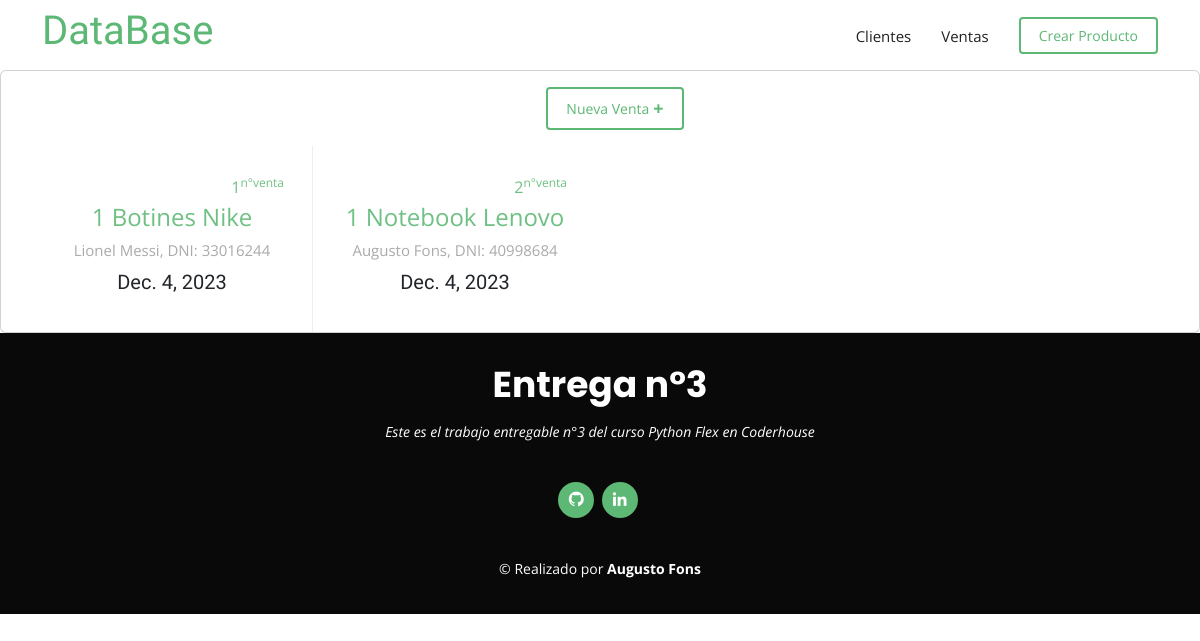
The page /ventas/ on the database as committed earlier.
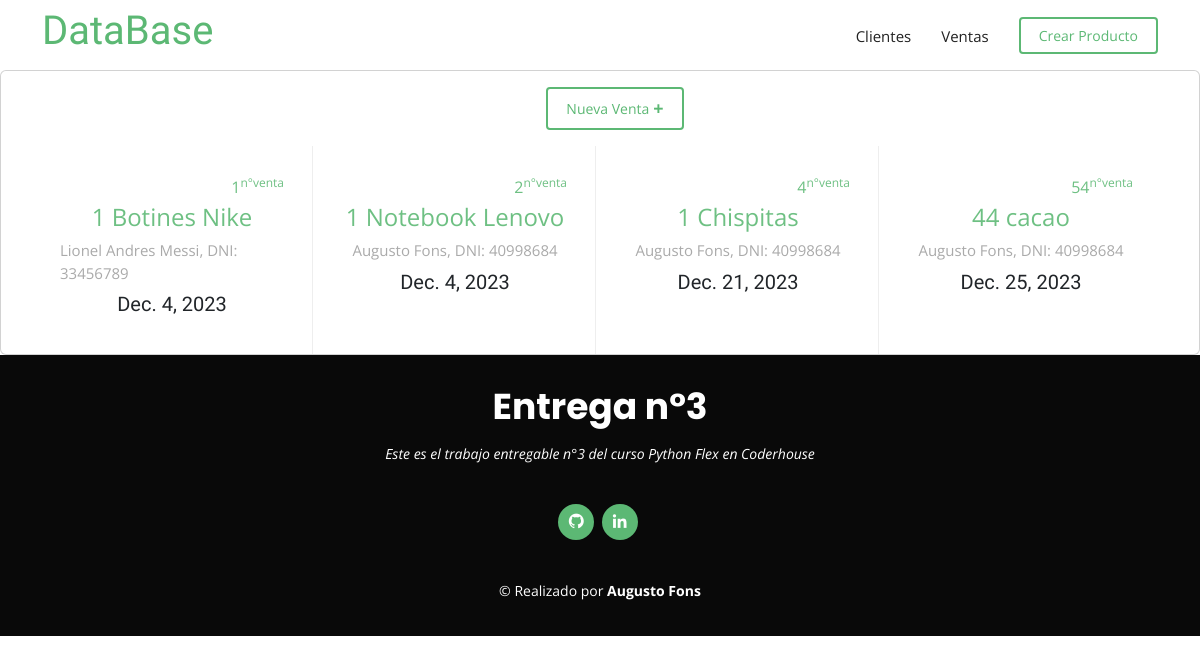
The same page on the database as committed later.
### ventas/models.py (models this page shows, shortened)
class Venta(models.Model):
    cliente= models.ForeignKey(Cliente, on_delete=models.CASCADE, related_name="ventas") #relacionar ambas tablas
    nro_venta= models.IntegerField()  #si borro un cliente, cascade borra todas las ventas de ese cliente, hay otras opciones como PROTECTED
    producto= models.CharField(max_length=50)   #related name es para cuando en la db escriba clientes.ventas obtenga las ventas relacionadas
    cantidad= models.IntegerField()
    fecha_de_venta= models.DateField()

class Cliente(models.Model):
    nombre= models.CharField(max_length=50) #charfield necesita que se le diga la maxima cantidad de caracteres
    documento= models.IntegerField()         #texfield no define maximo
    email= models.EmailField()
    def __str__(self):
        return self.nombre + ", DNI: " + str(self.documento)

### ventas/views.py (the view)
# urls.py: path('ventas/', VentaListView.as_view(), name="ventas"),
class VentaListView(ListView):
    model= Venta
    context_object_name= "ventas"
    template_name= "ventas.html"

### templates/ventas.html
{% extends "base.html" %}
{% load static %}
{% block contenido %}
<section id="card" class="card">
    <div class="container">
        <ul class="navbar" style="list-style: none; display: flex; justify-content: center;">
            <li >
                <a class="getstarted scrollto mt-3" href="/ventas/crear/">Nueva Venta <span style="font-size: large; font-weight: bolder; margin-left: 4px;"> +</span></a>
            </li>
        </ul>
        <div class="row no-gutters">
                {% for venta in ventas %}
                <div class="col-lg-3 col-md-5 content-item" style="display: flex; flex-direction: column; align-items: center;">
                    <span style="margin-left: auto; font-size: medium;">{{ venta.nro_venta }}<sup>n°venta</sup></span>
                    <span style="margin: 0 auto;">{{ venta.cantidad }} {{ venta.producto }}</span>
                    <p style="margin-top: 4px; margin-bottom: 8px;">{{ venta.cliente }}</p>
                    <h5>{{ venta.fecha_de_venta }}</h5>
                </div>
                {% empty %}
                    <div class="col-lg-3 col-md-5 content-item" style="display: flex; flex-direction: column; align-items: center;">
                        <p style="margin-top: 4px; margin-bottom: 8px;">No hay ventas</p>
                    </div>
                {% endfor %}
        </div>
    </div>
</section>
{% endblock %}

### templates/base.html (shortened to what this page needs)
{% load static %}
<!DOCTYPE html>
<html lang="en">
<head>
    <link href="{% static 'assets/vendor/animate.css/animate.min.css' %}" rel="stylesheet">
    <link href="{% static 'assets/vendor/bootstrap/css/bootstrap.min.css' %}" rel="stylesheet">
    <link href="{% static 'assets/vendor/bootstrap-icons/bootstrap-icons.css' %}" rel="stylesheet">
    <link href="{% static 'assets/vendor/boxicons/css/boxicons.min.css' %}" rel="stylesheet">
    <link href="{% static 'assets/css/style.css' %}" rel="stylesheet">
    <link rel="stylesheet" href="https://choices-js.github.io/Choices/assets/styles/choices.min.css" />
    <script src="https://choices-js.github.io/Choices/assets/scripts/choices.min.js"></script></head>
<body>
    <header id="header" class="d-flex align-items-center">
        <div class="container d-flex align-items-center" style="flex-wrap: wrap; justify-content: space-between;">
            <div><h1 class="me-auto"><a href="/">DataBase</a></h1></div>
            <nav id="navbar" class="navbar">
                <ul>
                    <li><a class="nav-link scrollto" href="/clientes/">Clientes</a></li>
                    <li><a class="nav-link scrollto" href="/ventas/">Ventas</a></li>
                    <li><a class="getstarted scrollto" href="/productos/crear/">Crear Producto</a></li>
                </ul>
            </nav>
        </div>
    </header>
    {% block contenido %}
    {% endblock %}
    <footer id="footer">
        <div class="container">
            <h3>Entrega n°3</h3>
            <p>Este es el trabajo entregable n°3 del curso Python Flex en Coderhouse</p>
            <div class="social-links">
                <a href="https://github.com/AugustoFons" class="github"><i class="bx bxl-github"></i></a>
                <a href="https://www.linkedin.com/in/augustofons/" class="linkedin"><i class="bx bxl-linkedin"></i></a>
            </div>
            <div class="copyright">
                &copy; Realizado por <strong><span>Augusto Fons</span></strong>
            </div>
        </div>
    </footer>
</body>
</html>

### static/assets/css/style.css (style rules this page uses)
body { font-family: "Open Sans", sans-serif; color: #444444; }
a { text-decoration: none; color: #5cb874; }
h1, h2, h3, h4, h5, h6 { font-family: "Raleway", sans-serif; }
#header { background: #fff; transition: all 0.5s; z-index: 997; height: 70px; }
.navbar { padding: 0; }
.navbar ul { margin: 0; padding: 0; display: flex; list-style: none; align-items: center; }
.navbar li { position: relative; }
.navbar a, .navbar a:focus { display: flex; align-items: center; justify-content: space-between; padding: 10px 0 8px 30px; font-size: 15px; color: #222222; white-space: nowrap; transition: 0.3s; }
.navbar .getstarted, .navbar .getstarted:focus { color: #5cb874; padding: 6px 18px; margin-left: 30px; border-radius: 4px; border: 2px solid #5cb874; transition: 0.3s; font-size: 14px; }
section { padding: 60px 0; }
.card { padding: 0; }
.card .row { overflow: hidden; }
.card .content-item { padding: 30px; border-left: 1px solid #eee; border-bottom: 1px solid #eee; margin: -1px; }
.card .content-item span { display: block; font-size: 24px; font-weight: 400; color: #6ec083; }
.card .content-item p { color: #aaaaaa; font-size: 15px; margin: 0; padding: 0; }
#footer { background: #090909; color: #fff; font-size: 14px; text-align: center; padding: 30px 0; }
#footer h3 { font-size: 36px; font-weight: 700; color: #fff; position: relative; font-family: "Poppins", sans-serif; padding: 0; margin: 0 0 15px 0; }
#footer p { font-size: 15; font-style: italic; padding: 0; margin: 0 0 40px 0; }
#footer .social-links { margin: 0 0 40px 0; }
#footer .social-links a { font-size: 18px; display: inline-block; background: #5cb874; color: #fff; line-height: 1; padding: 8px 0; margin-right: 4px; border-radius: 50%; text-align: center; width: 36px; height: 36px; transition: 0.3s; }
#footer .copyright { margin: 0 0 5px 0; }

Rows that differ between the two databases and show on the page:
changed through a linked row, Venta "Botines Nike": cliente "Lionel Messi, DNI: 33016244" → "Lionel Andres Messi, DNI: 33456789"
added Venta: nro_venta "4", cantidad "1", producto "Chispitas", cliente "Augusto Fons, DNI: 40998684", fecha_de_venta "Dec. 21, 2023"
added Venta: nro_venta "54", cantidad "44", producto "cacao", cliente "Augusto Fons, DNI: 40998684", fecha_de_venta "Dec. 25, 2023"
